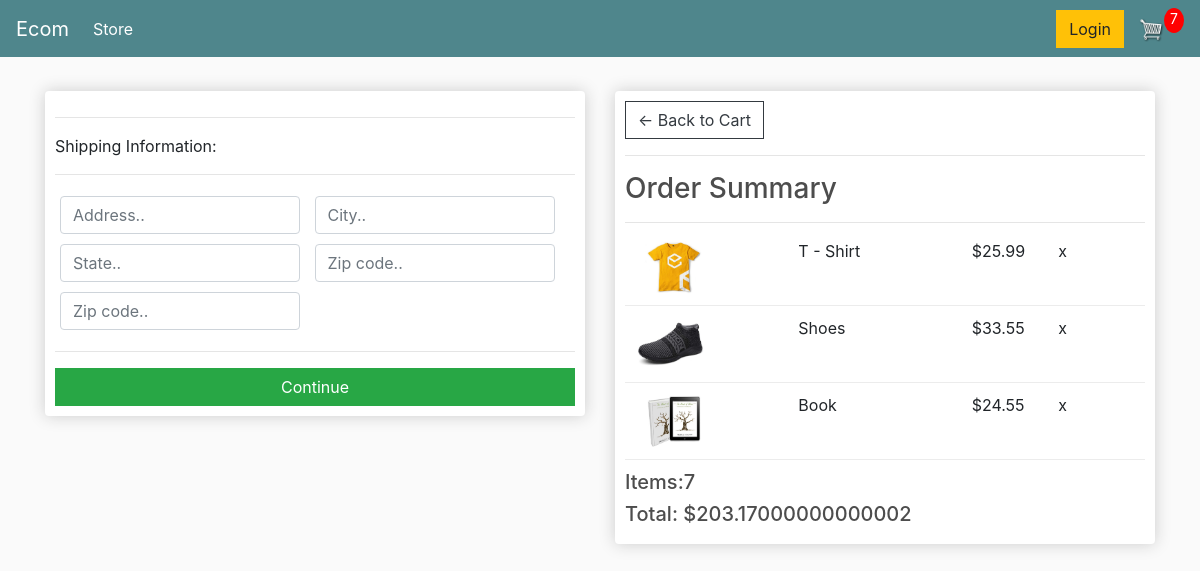
Screenshot of /checkout/ (signed in) with the database file from the repository.
### store/models.py (models this page shows, shortened)
class OrderItem(models.Model):
    product = models.ForeignKey(Product, on_delete=models.SET_NULL, blank=True, null=True)
    order = models.ForeignKey(Order, on_delete=models.SET_NULL, blank=True, null=True)
    quantity = models.IntegerField(default=0, null=True, blank=True)
    date_added = models.DateTimeField(auto_now_add=True)
    @property
    def get_total(self):
        total = self.product.price * self.quantity
        return total

class Product(models.Model):
    name = models.CharField(max_length=200, null=True)
    price = models.FloatField(max_length=200, null=True)
    digital = models.BooleanField(default=False, null=True, blank=False)
    image = models.ImageField(null=True, blank=True)
    @property
    def imageURL(self):
        try:
            img = self.image.url
            return img
        except:
            img = ''
            return img

class Order(models.Model):
    customer = models.ForeignKey(Customer, on_delete=models.SET_NULL, blank=True, null=True)
    date_ordered = models.DateTimeField(auto_now_add=True)
    complete = models.BooleanField(default=False, null=True, blank=False)
    transaction_id = models.CharField(max_length=200, null=True)
    @property
    def shipping(self):
        shipping = False
        orderitems = self.orderitem_set.all()
        for i in orderitems:
            if i.product.digital == False:
                shipping = True
        return shipping
    @property
    def get_cart_total(self):
        orderitems = self.orderitem_set.all()
        total = sum([item.get_total for item in orderitems])
        return total
    @property
    def get_cart_items(self):
        orderItems = self.orderitem_set.all()
        total = sum([item.quantity for item in orderItems])
        return total

### store/views.py (the view)
# urls.py: path('checkout/',checkout,name='checkout'),
def checkout(request):
    Data = cartData(request)
    cartItems = Data['cartItems']
    order = Data['order']
    items = Data['item']
    context = {'items': items, 'order': order, 'cartItems': cartItems}
    return render(request, 'store/checkout.html', context)

### store/utils.py (called while the page is built)
def cartData(request):
    if request.user.is_authenticated:
        customer = request.user.customer
        order, created = Order.objects.get_or_create(customer=customer,
                                                     complete=False)
        """the reason why we are using items set is because
        we are looping over what is in the users order if he has"""
        items = order.orderitem_set.all()
        cartItems = order.get_cart_items
    else:
        cookieData = cookieCart(request)
        cartItems = cookieData['cartItems']
        order = cookieData['order']
        items = cookieData['item']
    return {'cartItems': cartItems, 'order': order, 'item': items}

### store/templates/store/checkout.html (shortened to what this page needs)
{% extends 'store/base.html' %}
{% load static %}
{% block content %}
     <div class="row">
		<div class="col-lg-6">
			<div class="box-element" id="form-wrapper">
				<form id="form">
					<div id="shipping-info">
						<hr>
						<p>Shipping Information:</p>
						<hr>
						<div class="form-field">
							<input class="form-control" type="text" name="address" placeholder="Address..">
						</div>
						<div class="form-field">
							<input class="form-control" type="text" name="city" placeholder="City..">
						</div>
						<div class="form-field">
							<input class="form-control" type="text" name="state" placeholder="State..">
						</div>
						<div class="form-field">
							<input class="form-control" type="text" name="zipcode" placeholder="Zip code..">
						</div>
						<div class="form-field">
							<input class="form-control" type="text" name="country" placeholder="Zip code..">
						</div>
					</div>
					<hr>
					<input id="form-button" class="btn btn-success btn-block" type="submit" value="Continue">
				</form>
			</div>
			<br>
		</div>
		<div class="col-lg-6">
			<div class="box-element">
				<a  class="btn btn-outline-dark" href="{% url 'store:cart' %}">&#x2190; Back to Cart</a>
				<hr>
				<h3>Order Summary</h3>
				<hr>
				{% for item in items %}
				<div class="cart-row">
					<div style="flex:2"><img class="row-image" src="{{ item.product.imageURL }}"></div>
					<div style="flex:2"><p>{{ item.product.name }}</p></div>
					<div style="flex:1"><p>${{ item.product.price }}</p></div>
					<div style="flex:1"><p>x</p></div>
				</div>
				{% endfor %}
				<h5>Items:{{ order.get_cart_items }} </h5>
				<h5>Total:   ${{ order.get_cart_total}}</h5>
			</div>
		</div>
	</div>
{% endblock content %}

### store/static/store/css/main.css (style rules this page uses)
body { background-color: hsl(0, 0%, 98%); }
h1,h2,h3,h4,h5,h6 { color:hsl(0, 0%, 30%); }
.box-element { box-shadow:hsl(0, 0%, 80%) 0 0 16px; background-color: #fff; border-radius: 4px; padding: 10px; }
.col-lg-4, .col-lg-6, .col-lg-8, .col-lg-12 { margin-top: 10px; }
.btn { border-radius: 0; }
.row-image { width: 100px; }
.form-field { width:250px; display: inline-block; padding: 5px; }
.cart-row { display: flex; align-items: flex-stretch; padding-bottom: 10px; margin-bottom: 10px; border-bottom: 1px solid #ececec; }

### rows the page displays
OrderItem: product.imageURL (picture), product.name "T - Shirt", product.price "25.99"
OrderItem: product.imageURL (picture), product.name "Shoes", product.price "33.55"
OrderItem: product.imageURL (picture), product.name "Book", product.price "24.55"
Order: get_cart_items "7", get_cart_total "203.17000000000002"

### other values shown
{{ cartItems }} "7"
